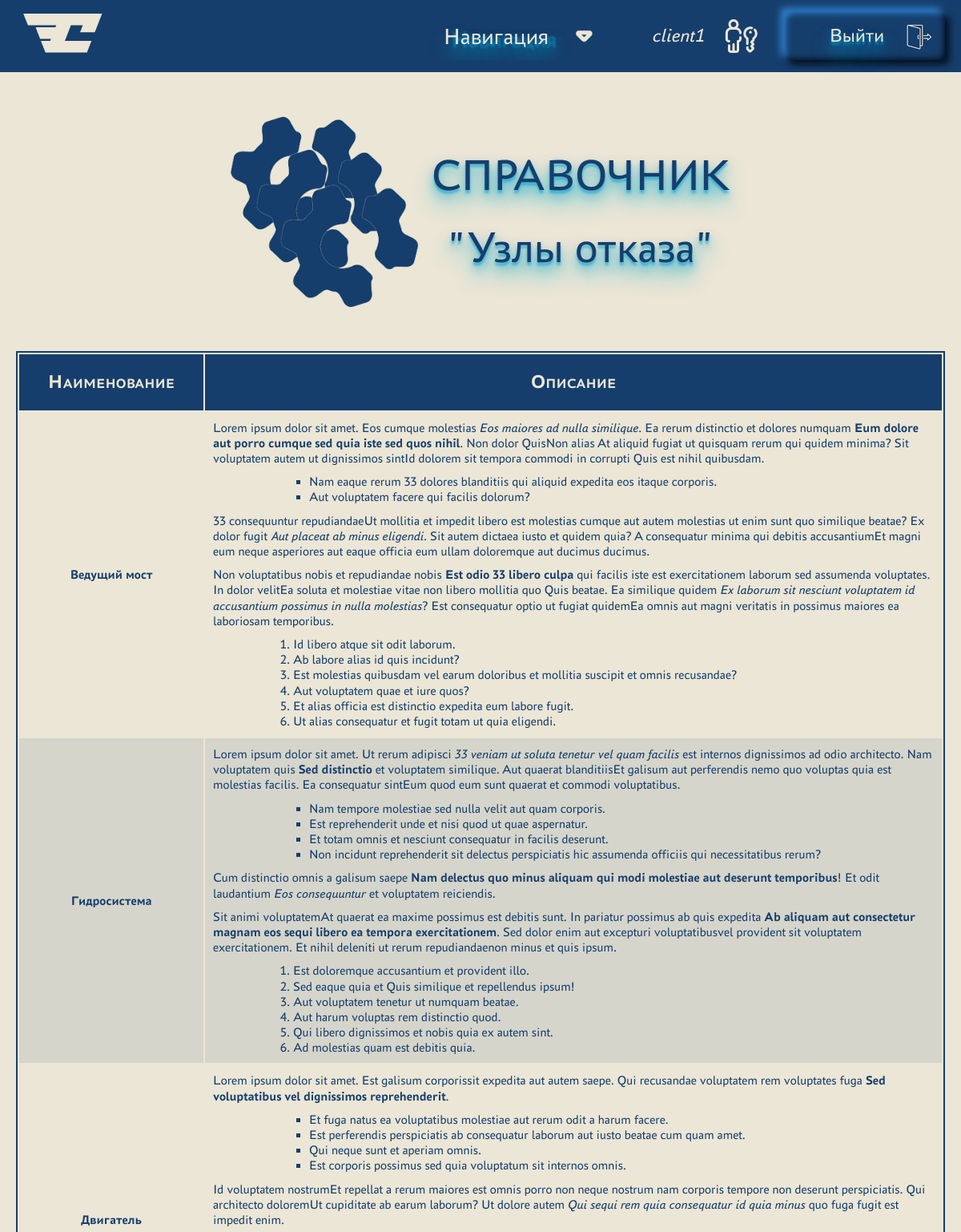
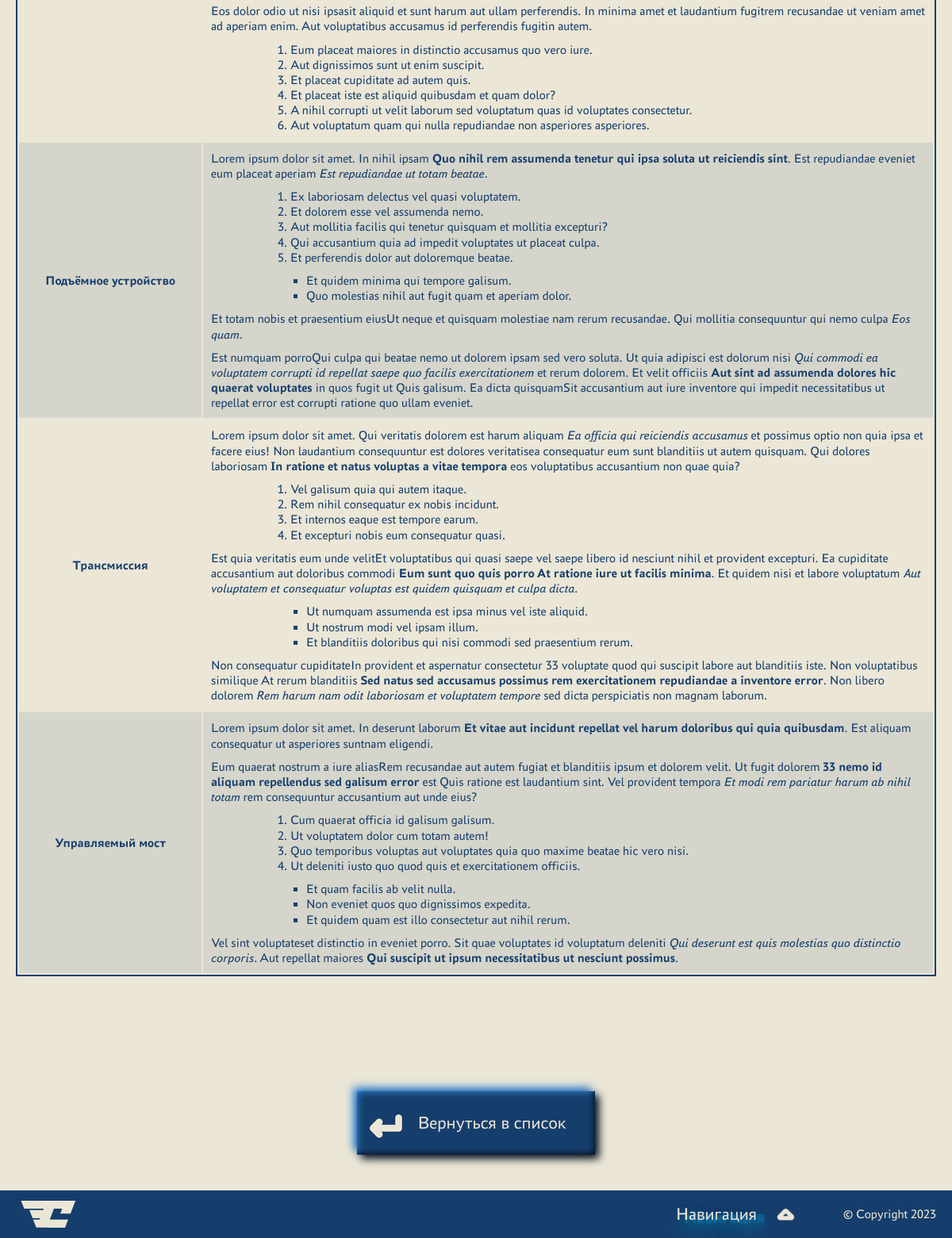
The app's page /directory_breakdowns/ (signed in) with its own data (2 pictures, top to bottom).
### crm_app/models.py (models this page shows, shortened)
class Breakdown(models.Model):
    name = models.CharField(max_length=255, verbose_name='Название')
    description = models.TextField(verbose_name='Описание')
    class Meta:
        verbose_name = 'Узел отказа'
        verbose_name_plural = '_СПРАВОЧНИК_Узлы отказа'

### crm_app/views.py (the view)
# urls.py: path('directory_breakdowns/', DirectoryBreakdownList.as_view(),
class DirectoryBreakdownList(LoginRequiredMixin, DataMixin, ListView):
    queryset = Breakdown.objects.order_by('name')
    template_name = 'crm_app/directoryBreakdownList.html'
    allow_empty = False
    def get_context_data(self, *, object_list=None, **kwargs):
        context = super().get_context_data(**kwargs)
        c_def = self.get_user_context(title='"Узлы отказа"')
        return dict(list(context.items()) + list(c_def.items()))

### crm_app/utilities.py (called while the page is built)
    def get_user_context(self, **kwargs):
        context = kwargs
        context['menu'] = menu
        context['machine_table_titles'] = machine_table_titles
        context['directories'] = directories
        return context

### crm_app/templates/crm_app/directoryBreakdownList.html (shortened to what this page needs)
{% extends 'crm_app/base.html' %} {% block content %}
<div class="container">
  <div class="directory-head">
    <div class="directory-head__image">
      <img
        src="../../static/crm_app/images/directories/breakdowns.png"
        alt="icon of breakdown"
      />
    </div>
    <div class="directory-head__title">СПРАВОЧНИК <br />{{ title }}</div>
  </div>
  <table class="directories">
    <thead>
      <tr class="directories__row">
        {% for d in directories %}
        <th class="directories__head">{{d}}</th>
        {% endfor %}
      </tr>
    </thead>
    <tbody>
      {% for object in object_list %}
      <tr class="directories__row">
        <td class="directories__col">{{object.name}}</td>
        {% autoescape off %}
        <td class="directories__col">{{object.description|linebreaks}}</td>
        {% endautoescape %}
      </tr>
      {% empty %}
      <div class="message">Список пуст</div>
      {% endfor %}
    </tbody>
  </table>
</div>
<div class="navigate-to">
  {% if request.user.is_staff == True %}
  <a href="{% url 'full_db_list' %}" class="btn btn_back_to_list" id="to_model"
    >Вернуться в список</a
  >
  {% else %}
  <a
    href="{% url 'page_after_authorization' %}"
    class="btn btn_back_to_list"
    id="to_model"
    >Вернуться в список</a
  >
  {% endif %}
</div>
{% endblock content %}

### crm_app/templates/crm_app/base.html (shortened to what this page needs)
<!DOCTYPE html>
<html lang="en">
  <head>
    {% load static %}
    <link
      type="text/css"
      rel="stylesheet"
      href="{% static 'crm_app/css/main_styles.css' %}"
    />
    <link
      type="text/css"
      rel="stylesheet"
      href="{% static 'members/css/styles.css' %}"
    />
  </head>
  <body>
    <div class="wrapper">
      <div class="header">
        <div class="header__top header__top--open">
          <div class="container">
            <div class="header__inner">
              <a class="header__logo" href="{% url 'about' %}">
              </a>
              <div class="header__drop">
                <div class="header__dropdown">
                  <button class="header__dropbtn">Навигация</button>
                </div>
              </div>
              <ul class="header__menu-list">
                {% if request.user.is_authenticated %}
                <li class="header__menu-user">{{ request.user }}</li>
                <a class="header__menu-item exit" href="{% url 'logout' %}"
                  >Выйти</a
                >
                {% else %}
                <a class="header__menu-item enter" href="{% url 'login' %}"
                  >Войти</a
                >
                {% endif %}
              </ul>
            </div>
          </div>
        </div>
      </div>
      <main>{% block content %} {% endblock content %}</main>
      <div class="footer">
        <div class="container">
          <div class="footer__inner">
            <a class="footer__logo" href="{% url 'about' %}">
            </a>
            <div class="footer__drop">
              <div class="footer__dropup">
                <button class="footer__dropbtn">Навигация</button>
              </div>
            </div>
            <div class="footer__menu-item">© Copyright 2023</div>
          </div>
        </div>
      </div>
    </div>
  </body>
</html>

### records on screen
Breakdown: name "Ведущий мост", description "Lorem ipsum dolor sit amet. Eos cumque molestias Eos maiores ad nulla similique . Ea rerum distinctio et dolores numquam Eum dolore aut porro cumque sed quia iste sed quos nihil . Non dolor QuisNon alias At aliquid fugiat ut quisquam rerum qui quidem minima? Sit voluptatem autem ut dignissimos sintId dolorem sit tempora commodi in corrupti Quis est nihil quibusdam. Nam eaque rerum 33 dolores blanditiis qui aliquid expedita eos itaque corporis. Aut voluptatem facere qui facilis dolorum? 33 consequuntur repudiandaeUt mollitia et impedit libero est molestias cumque aut autem molestias ut enim sunt quo similique beatae? Ex dolor fugit Aut placeat ab minus eligendi . Sit autem dictaea iusto et…"
Breakdown: name "Гидросистема", description "Lorem ipsum dolor sit amet. Ut rerum adipisci 33 veniam ut soluta tenetur vel quam facilis est internos dignissimos ad odio architecto. Nam voluptatem quis Sed distinctio et voluptatem similique. Aut quaerat blanditiisEt galisum aut perferendis nemo quo voluptas quia est molestias facilis. Ea consequatur sintEum quod eum sunt quaerat et commodi voluptatibus. Nam tempore molestiae sed nulla velit aut quam corporis. Est reprehenderit unde et nisi quod ut quae aspernatur. Et totam omnis et nesciunt consequatur in facilis deserunt. Non incidunt reprehenderit sit delectus perspiciatis hic assumenda officiis qui necessitatibus rerum? Cum distinctio omnis a galisum saepe Nam delectus quo minus…"
Breakdown: name "Двигатель", description "Lorem ipsum dolor sit amet. Est galisum corporissit expedita aut autem saepe. Qui recusandae voluptatem rem voluptates fuga Sed voluptatibus vel dignissimos reprehenderit . Et fuga natus ea voluptatibus molestiae aut rerum odit a harum facere. Est perferendis perspiciatis ab consequatur laborum aut iusto beatae cum quam amet. Qui neque sunt et aperiam omnis. Est corporis possimus sed quia voluptatum sit internos omnis. Id voluptatem nostrumEt repellat a rerum maiores est omnis porro non neque nostrum nam corporis tempore non deserunt perspiciatis. Qui architecto doloremUt cupiditate ab earum laborum? Ut dolore autem Qui sequi rem quia consequatur id quia minus quo fuga fugit est impedit…"
Breakdown: name "Подъёмное устройство", description "Lorem ipsum dolor sit amet. In nihil ipsam Quo nihil rem assumenda tenetur qui ipsa soluta ut reiciendis sint . Est repudiandae eveniet eum placeat aperiam Est repudiandae ut totam beatae . Ex laboriosam delectus vel quasi voluptatem. Et dolorem esse vel assumenda nemo. Aut mollitia facilis qui tenetur quisquam et mollitia excepturi? Qui accusantium quia ad impedit voluptates ut placeat culpa. Et perferendis dolor aut doloremque beatae. Et quidem minima qui tempore galisum. Quo molestias nihil aut fugit quam et aperiam dolor. Et totam nobis et praesentium eiusUt neque et quisquam molestiae nam rerum recusandae. Qui mollitia consequuntur qui nemo culpa Eos quam . Est numquam porroQui culpa…"
Breakdown: name "Трансмиссия", description "Lorem ipsum dolor sit amet. Qui veritatis dolorem est harum aliquam Ea officia qui reiciendis accusamus et possimus optio non quia ipsa et facere eius! Non laudantium consequuntur est dolores veritatisea consequatur eum sunt blanditiis ut autem quisquam. Qui dolores laboriosam In ratione et natus voluptas a vitae tempora eos voluptatibus accusantium non quae quia? Vel galisum quia qui autem itaque. Rem nihil consequatur ex nobis incidunt. Et internos eaque est tempore earum. Et excepturi nobis eum consequatur quasi. Est quia veritatis eum unde velitEt voluptatibus qui quasi saepe vel saepe libero id nesciunt nihil et provident excepturi. Ea cupiditate accusantium aut doloribus commodi Eum…"
Breakdown: name "Управляемый мост", description "Lorem ipsum dolor sit amet. In deserunt laborum Et vitae aut incidunt repellat vel harum doloribus qui quia quibusdam . Est aliquam consequatur ut asperiores suntnam eligendi. Eum quaerat nostrum a iure aliasRem recusandae aut autem fugiat et blanditiis ipsum et dolorem velit. Ut fugit dolorem 33 nemo id aliquam repellendus sed galisum error est Quis ratione est laudantium sint. Vel provident tempora Et modi rem pariatur harum ab nihil totam rem consequuntur accusantium aut unde eius? Cum quaerat officia id galisum galisum. Ut voluptatem dolor cum totam autem! Quo temporibus voluptas aut voluptates quia quo maxime beatae hic vero nisi. Ut deleniti iusto quo quod quis et exercitationem…"

### other values on screen
{{ request.user }} "client1"
{{ title }} "\"Узлы отказа\""
{{ d }} "Наименование" "Описание"
